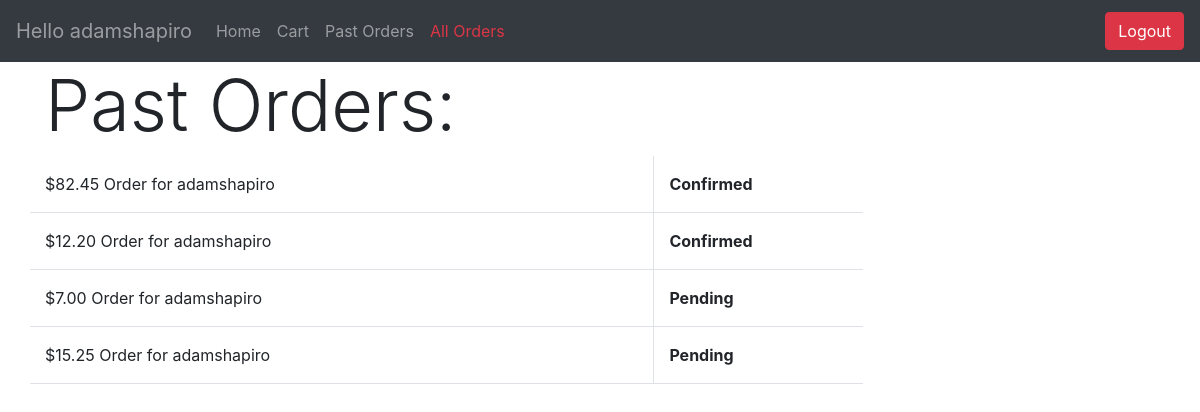
The app's page /orders (signed in) with its own data.
### orders/models.py (models this page shows, shortened)
class Order(models.Model):
    STATUS_OPTIONS = (
        ('o', 'ongoing'),
        ('p', 'pending'),
        ('c', 'confirmed')
    )
    user = models.ForeignKey(User, on_delete=models.CASCADE, related_name="orders")
    status = models.CharField(max_length=1, choices=STATUS_OPTIONS, default='p')
    @property
    def total(self):
        sum = 0
        for item in self.items.all():
            sum = sum + item.price
        return sum
    def __str__(self):
        return f"${self.total} Order for {self.user}"

class OrderItem(models.Model):
    food = models.ForeignKey(Food, on_delete=models.CASCADE, related_name="+")
    toppings = models.ManyToManyField(Topping, related_name="+")
    add_ons = models.ManyToManyField(AddOn, related_name="+")
    price = models.DecimalField(max_digits=4, decimal_places=2)
    order = models.ForeignKey(Order, on_delete=models.CASCADE, related_name="items")

### orders/views.py (the view)
# urls.py: path("orders", views.orders, name="orders"),
@login_required(login_url='login')
def orders(request):
    user = request.user
    orders = Order.objects.filter(user=user).exclude(status='o').order_by('status')
    context = {
        'user': user,
        'orders': orders
    }
    return render(request, 'orders/orders.html', context)

### orders/templates/orders/orders.html
{% extends 'orders/layout.html' %}
{% block body %}
<h1 class="display-3">Past Orders:</h1>
{% for order in orders %}
<div class="row w-75 border-bottom">
    <div class="col border-right py-3">
        <span class="w-100 text-center">{{ order }}</span>
    </div>
    <div class="col-3 py-3">
        <span class="w-100 text-capitalize font-weight-bold">
            {{ order.get_status_display }}
        </span>
    </div>
</div>
{% endfor %}
{% endblock %}

### orders/templates/orders/layout.html (shortened to what this page needs)
<!DOCTYPE html>
<html>
    <head>
        <link rel="stylesheet" href="https://maxcdn.bootstrapcdn.com/bootstrap/4.0.0/css/bootstrap.min.css">
    </head>
        <body>
            {% if user and user.is_authenticated %}
            <nav class="navbar navbar-expand-lg navbar-dark bg-dark">
                <span class="navbar-brand navbar-text">Hello {{ user.username }}</span>
                <div class="collapse navbar-collapse" id="navbarSupported">
                    <div class="navbar-nav mr-auto">
                        <a class="nav-item nav-link" href="{% url 'index' %}">Home</a>
                        <a class="nav-item nav-link" href="{% url 'cart' %}">Cart</a>
                        <a class="nav-item nav-link" href="{% url 'orders' %}">
                            Past Orders
                        </a>
                        {% if user.is_staff %}
                        <a class="nav-item nav-link text-danger"
                        href="{% url 'all_orders' %}">
                            All Orders
                        </a>
                        {% endif %}
                    </div>
                    <a class="btn btn-danger" href="{% url 'logout' %}">Logout</a>
                </div>
            </nav>
            {% endif %}
            <div class="container">
                {% block body %}{% endblock %}
            </div>
        </body>
</html>

### records on screen
Order: id+user "$82.45 Order for adamshapiro", status "Confirmed"
Order: id+user "$12.20 Order for adamshapiro", status "Confirmed"
Order: id+user "$7.00 Order for adamshapiro", status "Pending"
Order: id+user "$15.25 Order for adamshapiro", status "Pending"

### other values on screen
{{ user.username }} "adamshapiro"
